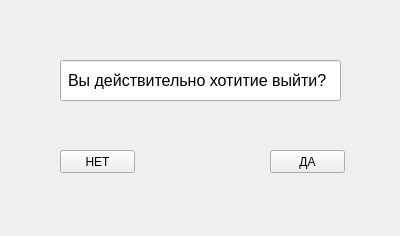
<?xml version="1.0" encoding="UTF-8"?>
<ui version="4.0">
 <class>Form</class>
 <widget class="QWidget" name="Form">
  <property name="geometry">
   <rect>
    <x>0</x>
    <y>0</y>
    <width>400</width>
    <height>236</height>
   </rect>
  </property>
  <property name="windowTitle">
   <string>Form</string>
  </property>
  <widget class="QLineEdit" name="lineEdit">
   <property name="geometry">
    <rect>
     <x>60</x>
     <y>60</y>
     <width>281</width>
     <height>41</height>
    </rect>
   </property>
   <property name="font">
    <font>
     <pointsize>12</pointsize>
    </font>
   </property>
   <property name="text">
    <string>Вы действительно хотитие выйти? </string>
   </property>
   <property name="alignment">
    <set>Qt::AlignCenter</set>
   </property>
  </widget>
  <widget class="QPushButton" name="pushButton">
   <property name="geometry">
    <rect>
     <x>270</x>
     <y>150</y>
     <width>75</width>
     <height>23</height>
    </rect>
   </property>
   <property name="text">
    <string>ДА</string>
   </property>
  </widget>
  <widget class="QPushButton" name="pushButton_2">
   <property name="geometry">
    <rect>
     <x>60</x>
     <y>150</y>
     <width>75</width>
     <height>23</height>
    </rect>
   </property>
   <property name="text">
    <string>НЕТ</string>
   </property>
  </widget>
 </widget>
 <resources/>
 <connections/>
</ui>
